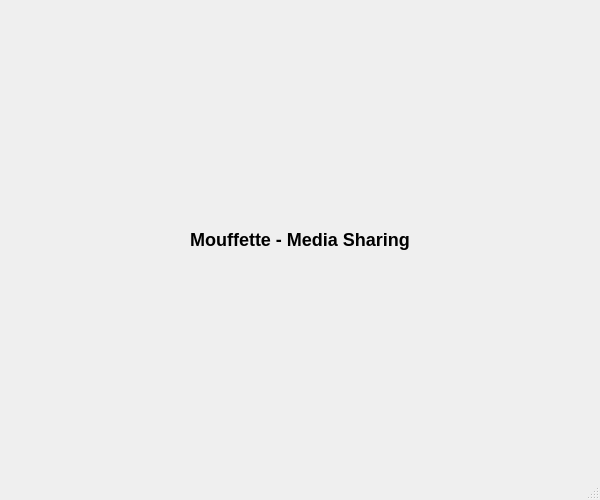
<?xml version="1.0" encoding="UTF-8"?>
<ui version="4.0">
 <class>MainWindow</class>
 <widget class="QMainWindow" name="MainWindow">
  <property name="geometry">
   <rect>
    <x>0</x>
    <y>0</y>
    <width>600</width>
    <height>500</height>
   </rect>
  </property>
  <property name="windowTitle">
   <string>Mouffette</string>
  </property>
  <widget class="QWidget" name="centralwidget">
   <layout class="QVBoxLayout" name="verticalLayout">
    <item>
     <widget class="QLabel" name="titleLabel">
      <property name="text">
       <string>Mouffette - Media Sharing</string>
      </property>
      <property name="alignment">
       <set>Qt::AlignCenter</set>
      </property>
      <property name="styleSheet">
       <string>font-size: 18px; font-weight: bold; margin: 10px;</string>
      </property>
     </widget>
    </item>
   </layout>
  </widget>
  <widget class="QMenuBar" name="menubar">
   <property name="geometry">
    <rect>
     <x>0</x>
     <y>0</y>
     <width>600</width>
     <height>22</height>
    </rect>
   </property>
  </widget>
  <widget class="QStatusBar" name="statusbar"/>
 </widget>
 <resources/>
 <connections/>
</ui>
